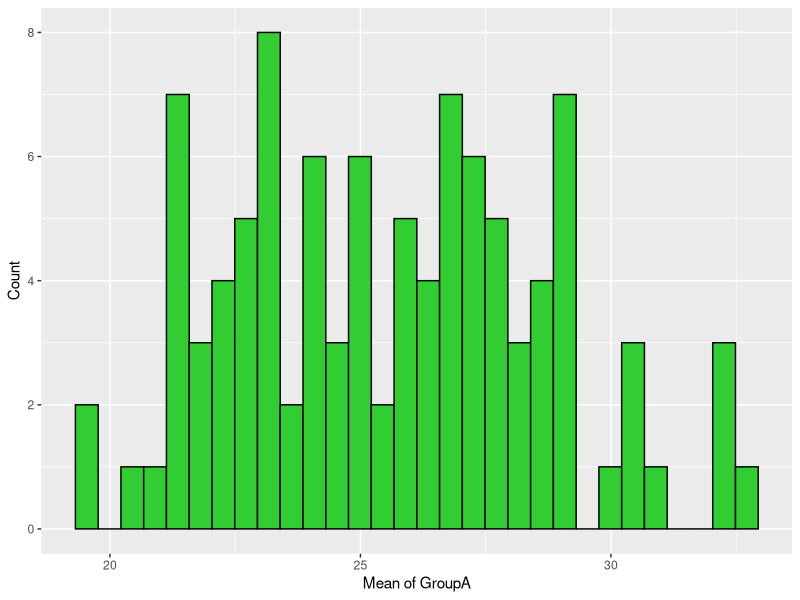
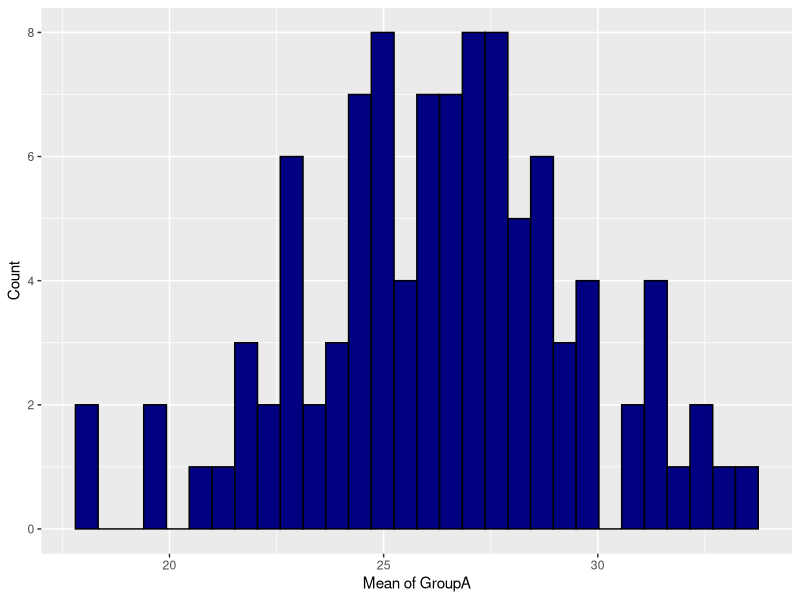
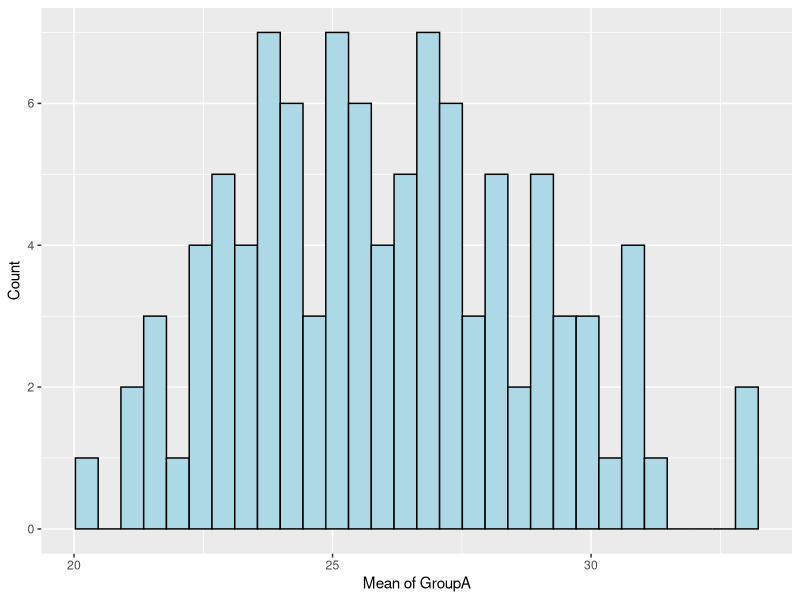

These figures' R source, in order:
## ---- chunk 1
knitr::opts_chunk$set(echo = TRUE)
## ---- chunk 2
# Question #1: Using a for loop, write a function to calculate the number of zeroes in a numeric vector. Before entering the loop, set up a counter variable counter <- 0. Inside the loop, add 1 to counter each time you have a zero in the vector. Finally, use return(counter) for the output.

# -------------------------------
# FUNCTION count_zeros
# description: Find the number of zeroes in vector
# inputs: x is the name of numeric vector in question
# outputs: count number of zeroes in vector
##################################
count_zeroes <- function(x){
  counter <- 0
  for(i in 1:length(x)){
    if(x[i] == 0){
      counter <- counter+1
    }
    else{
      counter <- counter+0
    }
  }
  return(counter)
}

# end of count_zeroes
#---------------------------------

# Create a sample of data to run the function and check if it works 
zero <- rep(0,11)
count_zeroes(zero)
## ---- chunk 3
# Question #2: Use subsetting instead of a loop to rewrite the function as a single line of code.

# -------------------------------
# FUNCTION subsetting
# description: subset a vector rather than using a loop to write function into single line of code 
# inputs: x is the name of numeric vector in question
# outputs: number of zeroes in vector
##################################
subsetting <- function(x){
  return(length(x[which(x == 0)]))
}

# end of subsetting

#try out the function
c1 <- c(rep(0,11),rep(1,11)) #create dataset with 11 zeros
subsetting(c1) #returns count of 11

#---------------------------------
## ---- chunk 4
# Question #3: Write a function that takes as input two integers representing the number of rows and columns in a matrix. The output is a matrix of these dimensions in which each element is the product of the row number x the column number.

# -------------------------------
# FUNCTION m_mat
# description: multiply row number x by column number
# inputs: nrow= # of rows 
#         ncol= # of columns 
# outputs: output of the row and column number matrix dimensions 
##################################
m_mat <- function(a=10,b=4){
  m1 <- matrix(nrow=a,ncol=b)
  for(i in 1:nrow(m1)){
    for(j in 1:ncol(m1)){
      m1[i,j] <- i*j
    }
  }
  return(m1)
}

# end of function_namefunction_name)
#---------------------------------

m_mat()
## ---- chunk 5
# Question #4: In the next few lectures, you will learn how to do a randomization test on your data. We will complete some of the steps today to practice calling custom functions within a for loop. Use the code from the March 31st lecture (Randomization Tests) to complete the following steps:

# a) Simulate a dataset with 3 groups of data, each group drawn from a distribution with a different mean. The final data frame should have 1 column for group and 1 column for the response variable.

A <- rnorm(n=25, mean=3, sd=5)
B <- rnorm(n=25, mean=4, sd=5)
B <- rnorm(n=25, mean=5, sd=5)

# make data frame 
groupnames <- c("A","B","C")
response_variables <- c(A,B,C)

make_dataset <- cbind(groupnames,response_variables)
print(make_dataset)

# b) Write a custom function that 1) reshuffles the response variable, and 2) calculates the mean of each group in the reshuffled data. Store the means in a vector of length 3.

# -------------------------------
# FUNCTION shuffle
# description: to reshuffles the response variable, calculate the mean of each group in the reshuffled data and store the means in a vector of length 3
# inputs: groups of data A,B,C
# outputs: the matrix and vector of selected means
##################################
library(dplyr)
shuffle <- function(df = make_dataset, response = response_variables){
  colnames(make_dataset) <- c('groupnames', 'response_variables')
  next_shuffle <- sample(1:nrow(make_dataset), replace=FALSE)
    make_dataset <- data.frame(groupnames, next_shuffle)
  sum_mean <- make_dataset %>% group_by(groupnames) %>% summarise(mean = mean(next_shuffle))
      return(sum_mean)
}

shuffle()
 # end of shufflefunction_name)
#---------------------------------

# c) Use a for loop to repeat the function in b 100 times. Store the results in a data frame that has 1 column indicating the replicate number and 1 column for each new group mean, for a total of 4 columns.

library(tidyr)

results <- data.frame()
  
for(i in 1:100){
  shuffle <- sample(1:nrow(make_dataset), replace=FALSE)
    data_frame_shuffle <- data.frame(groupnames, shuffle)
  sum_mean <- data_frame_shuffle %>% group_by(groupnames) %>%    
    summarise(mean = mean(shuffle))
  df1 <- sum_mean %>% pivot_wider(names_from = groupnames, values_from = mean)
  final_df <- cbind(i, df1)
  
  results <- rbind(results, final_df)
}

print(results)

# d) Use qplot() to create a histogram of the means for each reshuffled group. Or, if you want a challenge, use ggplot() to overlay all 3 histograms in the same figure. How do the distributions of reshuffled means compare to the original means?

library(ggplot2)

mean_groupA <- qplot(x=A, data = results, geom = "histogram", xlab = "Mean of GroupA", ylab = "Count", color=I("black"), fill=I("limegreen"))

  print(mean_groupA) 
## ---- chunk 6
mean_groupB <- qplot(x=B, data = results, geom = "histogram", xlab = "Mean of GroupA", ylab = "Count", color=I("black"), fill=I("navyblue"))

  print(mean_groupB)
## ---- chunk 7
mean_groupC <- qplot(x=C, data = results, geom = "histogram", xlab = "Mean of GroupA", ylab = "Count", color=I("black"), fill=I("lightblue"))

  print(mean_groupC)
